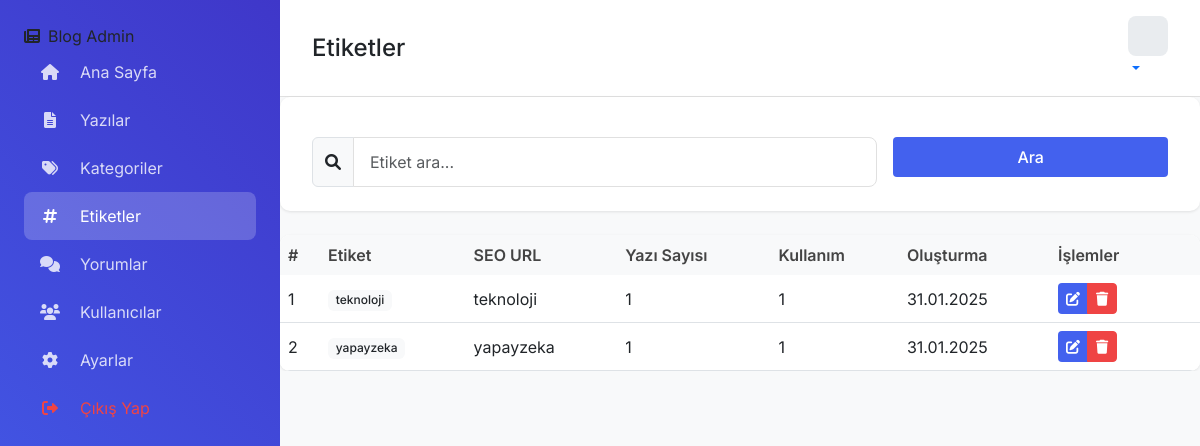
The page /admin/etiketler.php (signed in) on the database its author committed.
### tables this page shows
CREATE TABLE `etiketler` (
  `id` int(11) NOT NULL AUTO_INCREMENT,
  `etiket_adi` varchar(50) NOT NULL,
  `seo_url` varchar(255) NOT NULL,
  `kullanim_sayisi` int(11) DEFAULT 0,
  `olusturma_tarihi` timestamp NOT NULL DEFAULT current_timestamp(),
  PRIMARY KEY (`id`),
  UNIQUE KEY `etiket_adi` (`etiket_adi`),
  UNIQUE KEY `seo_url` (`seo_url`)
);

### admin/etiketler.php (the view, shortened to what this page needs)
<?php
require_once('../baglan.php');
$sayfa = isset($_GET['sayfa']) ? (int)$_GET['sayfa'] : 1;
$limit = 20;
$offset = ($sayfa - 1) * $limit;
$arama = isset($_GET['arama']) ? trim($_GET['arama']) : '';
$where = '';
$params = [];
$types = '';
$sql = "SELECT e.*, COUNT(ye.yazi_id) as yazi_sayisi
        FROM etiketler e
        LEFT JOIN yazi_etiketler ye ON e.id = ye.etiket_id
        " . $where . "
        GROUP BY e.id
        ORDER BY e.kullanim_sayisi DESC, e.etiket_adi ASC
        LIMIT ? OFFSET ?";
$types .= 'ii';
$params[] = $limit;
$params[] = $offset;
$stmt = $conn->prepare($sql);
if (!empty($params)) {
    $stmt->bind_param($types, ...$params);
}
$stmt->execute();
$etiketler = $stmt->get_result();
?>
<!DOCTYPE html>
<html lang="tr">
<head>
    <link href="https://cdn.jsdelivr.net/npm/bootstrap@5.3.0/dist/css/bootstrap.min.css" rel="stylesheet">
    <link rel="stylesheet" href="https://cdnjs.cloudflare.com/ajax/libs/font-awesome/6.0.0/css/all.min.css">
    <link rel="stylesheet" href="css/admin.css">
</head>
<body>
    <div class="container-fluid">
        <div class="row">
            <div class="col-auto p-0">
                <div class="sidebar" id="sidebar">
                    <div class="sidebar-brand">
                        <i class="fas fa-newspaper me-2"></i>Blog Admin
                    </div>
                    <nav class="nav flex-column">
                        <a class="nav-link" href="panel.php">
                            <i class="fas fa-home me-2"></i>Ana Sayfa
                        </a>
                        <a class="nav-link" href="yazilar.php">
                            <i class="fas fa-file-alt me-2"></i>Yazılar
                        </a>
                        <a class="nav-link" href="kategoriler.php">
                            <i class="fas fa-tags me-2"></i>Kategoriler
                        </a>
                        <a class="nav-link active" href="etiketler.php">
                            <i class="fas fa-hashtag me-2"></i>Etiketler
                        </a>
                        <a class="nav-link" href="yorumlar.php">
                            <i class="fas fa-comments me-2"></i>Yorumlar
                        </a>
                        <a class="nav-link" href="kullanicilar.php">
                            <i class="fas fa-users me-2"></i>Kullanıcılar
                        </a>
                        <a class="nav-link" href="ayarlar.php">
                            <i class="fas fa-cog me-2"></i>Ayarlar
                        </a>
                        <a class="nav-link text-danger" href="cikis.php">
                            <i class="fas fa-sign-out-alt me-2"></i>Çıkış Yap
                        </a>
                    </nav>
                </div>
            </div>
            <div class="col p-0">
                <div class="main-content">
                    <div class="top-bar">
                        <h2 class="h4 mb-0">Etiketler</h2>
                        <div class="d-flex align-items-center gap-3">
                            <div class="user-menu dropdown">
                                <a href="#" class="dropdown-toggle" data-bs-toggle="dropdown">
                                    <div class="user-avatar">
                                    </div>
                                </a>
                            </div>
                        </div>
                    </div>
                    <div class="card mb-4">
                        <div class="card-body">
                            <form action="" method="GET" class="row g-3">
                                <div class="col-md-8">
                                    <div class="input-group">
                                        <span class="input-group-text"><i class="fas fa-search"></i></span>
                                        <input type="text" class="form-control" name="arama" placeholder="Etiket ara..." value="<?php echo htmlspecialchars($arama); ?>">
                                    </div>
                                </div>
                                <div class="col-md-4">
                                    <button type="submit" class="btn btn-primary w-100">Ara</button>
                                </div>
                            </form>
                        </div>
                    </div>
                    <div class="card">
                        <div class="table-responsive">
                            <table class="table table-hover mb-0">
                                <thead>
                                    <tr>
                                        <th width="40">#</th>
                                        <th>Etiket</th>
                                        <th>SEO URL</th>
                                        <th>Yazı Sayısı</th>
                                        <th>Kullanım</th>
                                        <th>Oluşturma</th>
                                        <th width="150">İşlemler</th>
                                    </tr>
                                </thead>
                                <tbody>
                                    <?php while ($etiket = $etiketler->fetch_assoc()): ?>
                                    <tr>
                                        <td><?php echo $etiket['id']; ?></td>
                                        <td>
                                            <span class="badge bg-light text-dark">
                                                <?php echo htmlspecialchars($etiket['etiket_adi']); ?>
                                            </span>
                                        </td>
                                        <td><?php echo htmlspecialchars($etiket['seo_url']); ?></td>
                                        <td><?php echo $etiket['yazi_sayisi']; ?></td>
                                        <td><?php echo $etiket['kullanim_sayisi']; ?></td>
                                        <td><?php echo date('d.m.Y', strtotime($etiket['olusturma_tarihi'])); ?></td>
                                        <td>
                                            <div class="btn-group">
                                                <button type="button" class="btn btn-sm btn-primary"
                                                        data-bs-toggle="modal"
                                                        data-bs-target="#duzenleModal"
                                                        data-id="<?php echo $etiket['id']; ?>"
                                                        data-ad="<?php echo htmlspecialchars($etiket['etiket_adi']); ?>">
                                                    <i class="fas fa-edit"></i>
                                                </button>
                                                <a href="javascript:void(0)"
                                                   class="btn btn-sm btn-danger"
                                                   onclick="etiketSil(<?php echo $etiket['id']; ?>, '<?php echo htmlspecialchars($etiket['etiket_adi']); ?>')">
                                                    <i class="fas fa-trash"></i>
                                                </a>
                                            </div>
                                        </td>
                                    </tr>
                                    <?php endwhile; ?>
                                </tbody>
                            </table>
                        </div>
                    </div>
                </div>
            </div>
        </div>
    </div>
</body>
</html>

### admin/css/admin.css (style rules this page uses)
:root { --mavi-koyu: #1e3d59; --mavi-orta: #2b6cb0; --mavi-acik: #4299e1; --mavi-pastel: #ebf8ff; --bordo-koyu: #742a2a; --bordo-orta: #9b2c2c; --bordo-acik: #c53030; --bordo-pastel: #fff5f5; --gri-koyu: #2d3748; --gri-orta: #4a5568; --gri-acik: #a0aec0; --gri-pastel: #f7fafc; --beyaz: #ffffff; --siyah: #1a202c; --basari: #48bb78; --uyari: #ecc94b; --hata: #f56565; --info: #4299e1; --primary-color: #3b82f6; --secondary-color: #1d4ed8; --accent-color: #818cf8; --background-color: #f8fafc; --text-color: #0f172a; --light-text: #64748b; --card-bg: #ffffff; --border-color: #e2e8f0; --hover-color: #6366f1; --success-color: #10b981; --danger-color: #ef4444; --warning-color: #f59e0b; --info-color: #3b82f6; }
body { font-family: 'Inter', sans-serif; background: #f8f9fa; }
#sidebar { width: 280px; height: 100vh; position: fixed; left: 0; top: 0; background: linear-gradient(45deg, #4361ee, #3f37c9); padding: 1.5rem; transition: all 0.3s ease; z-index: 1000; }
.nav-link { color: rgba(255, 255, 255, 0.8); padding: 0.75rem 1rem; border-radius: 8px; display: flex; align-items: center; gap: 0.75rem; transition: all 0.3s ease; }
.nav-link.active { color: white; background: rgba(255, 255, 255, 0.2); }
.nav-link i { width: 20px; text-align: center; }
.main-content { margin-left: 280px; transition: all 0.3s ease; }
.top-bar { background: white; padding: 1rem 2rem; display: flex; align-items: center; justify-content: space-between; border-bottom: 1px solid #e0e0e0; }
.user-menu { cursor: pointer; }
.user-avatar { width: 40px; height: 40px; background: #e9ecef; border-radius: 8px; display: flex; align-items: center; justify-content: center; font-weight: 600; color: #4361ee; }
.table { margin-bottom: 0; }
.table th { font-weight: 600; color: #444; background: #f8f9fa; border-bottom: none; }
.table td { vertical-align: middle; }
.btn-primary { background: #4361ee; border: none; padding: 0.75rem 1.5rem; border-radius: 8px; font-weight: 500; transition: all 0.3s ease; }
.form-control { border-radius: 8px; border: 1px solid #e0e0e0; padding: 0.75rem 1rem; transition: all 0.3s ease; }
.card { border: none; border-radius: 10px; box-shadow: 0 1px 3px rgba(0,0,0,0.1); transition: all 0.3s ease; }
.card-body { padding: 1.5rem; }
.btn { font-weight: 500; padding: 0.5rem 1rem; border-radius: 0.25rem; }
.btn-sm { padding: 0.25rem 0.5rem; font-size: 0.875rem; }
.btn-danger { background: var(--danger-color); border-color: var(--danger-color); }
.table { background: white; border-radius: 10px; overflow: hidden; }
.badge { padding: 0.35em 0.65em; font-weight: 500; }
.user-menu { position: relative; }
.container-fluid { padding: 0; overflow-x: hidden; }
.row { margin: 0; }
.text-danger { color: var(--danger-color) !important; }

### rows shown on the page
etiketler: id "1", etiket_adi "teknoloji", seo_url "teknoloji", yazi_sayisi "1", kullanim_sayisi "1", olusturma_tarihi "31.01.2025"
etiketler: id "2", etiket_adi "yapayzeka", seo_url "yapayzeka", yazi_sayisi "1", kullanim_sayisi "1", olusturma_tarihi "31.01.2025"
